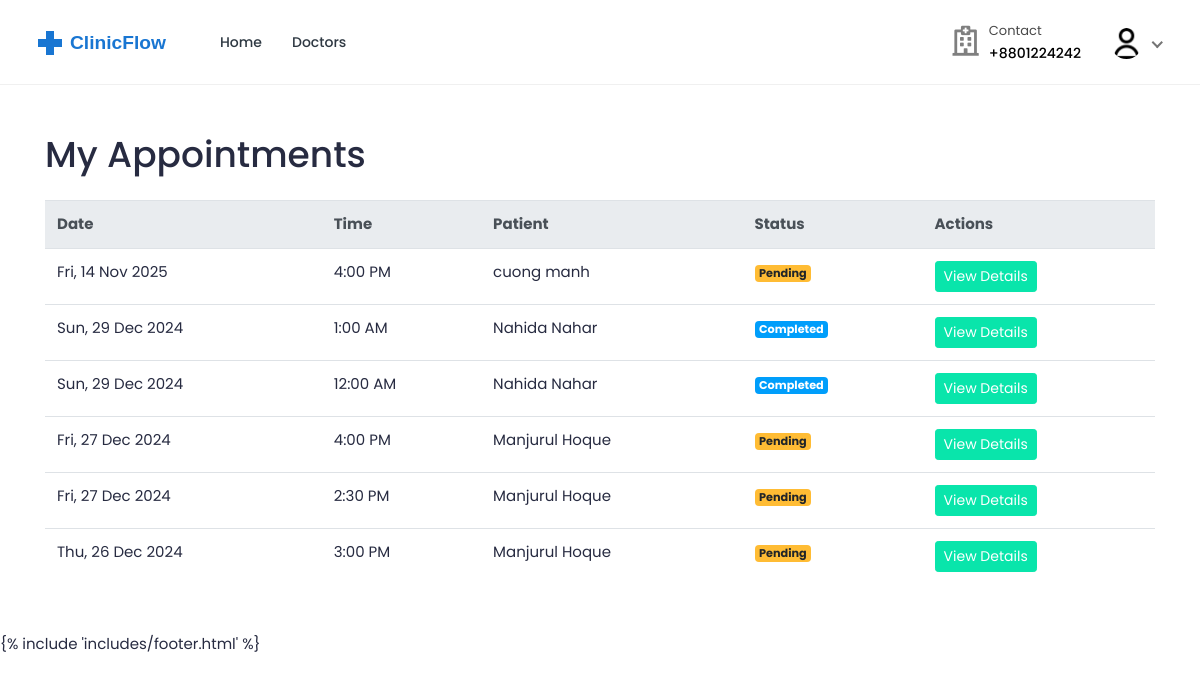
The app's page /bookings/list/ (signed in) with its own data.
### accounts/models.py (models this page shows, shortened)
class User(AbstractUser):
    class RoleChoices(models.TextChoices):
        DOCTOR = "doctor", "Doctor"
        PATIENT = "patient", "Patient"
    username = models.CharField(max_length=30, unique=True)
    role = models.CharField(
        choices=RoleChoices.choices,
        max_length=20,
        default="patient",
        error_messages={"required": "Role must be provided"},
    )
    email = models.EmailField(
        blank=True,
        error_messages={
            "unique": "A user with that email already exists.",
        },
    )
    first_name = models.CharField(max_length=150, blank=True)
    last_name = models.CharField(max_length=150, blank=True)
    registration_number = models.IntegerField(null=True, blank=True)
    USERNAME_FIELD = "username"
    REQUIRED_FIELDS = []
    objects = CustomUserManager()
    def get_full_name(self):
        full_name = "%s %s" % (self.first_name, self.last_name)
        return full_name.strip() or self.username

class Profile(models.Model):
    user = models.OneToOneField(
        User, on_delete=models.CASCADE, related_name="profile"
    )
    avatar = models.ImageField(
        default="defaults/user.png", upload_to=profile_photo_directory_path
    )
    phone = models.CharField(max_length=20, blank=True, null=True)
    dob = models.DateField(blank=True, null=True)
    about = models.TextField(blank=True, null=True)
    specialization = models.CharField(max_length=255, blank=True, null=True)
    gender = models.CharField(
        max_length=10,
        choices=[("male", "Male"), ("female", "Female"), ("other", "Other")],
        blank=True,
    )
    address = models.TextField(blank=True, null=True)
    city = models.CharField(max_length=100, blank=True)
    state = models.CharField(max_length=100, blank=True)
    postal_code = models.CharField(max_length=20, blank=True)
    country = models.CharField(max_length=100, blank=True)
    price_per_consultation = models.DecimalField(
        max_digits=10, decimal_places=2, null=True, blank=True
    )
    is_available = models.BooleanField(default=True)
    blood_group = models.CharField(
        max_length=5,
        choices=[
            ("A+", "A+"),
            ("A-", "A-"),
            ("B+", "B+"),
            ("B-", "B-"),
            ("O+", "O+"),
            ("O-", "O-"),
            ("AB+", "AB+"),
            ("AB-", "AB-"),
        ],
        blank=True,
        null=True,
    )
    allergies = models.TextField(blank=True, null=True)
    medical_conditions = models.TextField(blank=True, null=True)
    @property
    def image(self):
        return (
            self.avatar.url
            if self.avatar.storage.exists(self.avatar.name)
            else "{}defaults/user.png".format(settings.MEDIA_URL)
        )

### bookings/models.py (models this page shows, shortened)
class Booking(models.Model):
    doctor = models.ForeignKey(
        settings.AUTH_USER_MODEL,
        on_delete=models.CASCADE,
        related_name="appointments",
        limit_choices_to={"role": "doctor"},
    )
    patient = models.ForeignKey(
        settings.AUTH_USER_MODEL,
        on_delete=models.CASCADE,
        related_name="patient_appointments",
        limit_choices_to={"role": "patient"},
    )
    appointment_date = models.DateField()
    appointment_time = models.TimeField()
    booking_date = models.DateTimeField(auto_now_add=True)
    status = models.CharField(
        max_length=20,
        choices=[
            ("pending", "Pending"),
            ("confirmed", "Confirmed"),
            ("completed", "Completed"),
            ("cancelled", "Cancelled"),
            ("no_show", "No Show"),
        ],
        default="pending",
    )
    class Meta:
        ordering = ["-appointment_date", "-appointment_time"]
        unique_together = ["doctor", "appointment_date", "appointment_time"]

### bookings/views.py (the view)
class BookingListView(LoginRequiredMixin, View):
    template_name = "bookings/booking-list.html"
    def get(self, request: HttpRequest, *args, **kwargs):
        if request.user.role == User.RoleChoices.DOCTOR:
            bookings = Booking.objects.filter(doctor=request.user)
        else:
            bookings = Booking.objects.filter(patient=request.user)
        bookings = bookings.select_related(
            'doctor',
            'doctor__profile',
            'patient',
            'patient__profile'
        ).order_by('-appointment_date', '-appointment_time')
        context = {
            'bookings': bookings,
        }
        return render(request, self.template_name, context)

### accounts/managers.py (called while the page is built)
    def get(self, *args, **kwargs):
        return super().select_related("profile").get(*args, **kwargs)

### templates/bookings/booking-list.html (shortened to what this page needs)
{% extends 'base.html' %}
{% load static %}
{% block content %}
<div class="container py-5">
    <div class="row">
        <div class="col-12">
            <h1 class="mb-4">My Appointments</h1>
            {% if bookings %}
                <div class="table-responsive">
                    <table class="table table-hover">
                        <thead class="thead-light">
                            <tr>
                                <th>Date</th>
                                <th>Time</th>
                                {% if user.role == 'doctor' %}
                                    <th>Patient</th>
                                {% else %}
                                    <th>Doctor</th>
                                {% endif %}
                                <th>Status</th>
                                <th>Actions</th>
                            </tr>
                        </thead>
                        <tbody>
                            {% for booking in bookings %}
                                <tr>
                                    <td>{{ booking.appointment_date|date:"D, d M Y" }}</td>
                                    <td>{{ booking.appointment_time|time:"g:i A" }}</td>
                                    {% if user.role == 'doctor' %}
                                        <td>{{ booking.patient.get_full_name }}</td>
                                    {% else %}
                                        <td>Dr. {{ booking.doctor.get_full_name }}</td>
                                    {% endif %}
                                    <td>
                                        <span class="badge {% if booking.status == 'confirmed' %}badge-success
                                                          {% elif booking.status == 'pending' %}badge-warning
                                                          {% elif booking.status == 'completed' %}badge-info
                                                          {% elif booking.status == 'cancelled' %}badge-danger
                                                          {% else %}badge-secondary{% endif %}">
                                            {{ booking.status|title }}
                                        </span>
                                    </td>
                                    <td>
                                        <a href="{% url 'bookings:booking-invoice' booking.id %}" class="btn btn-sm btn-primary">
                                            View Details
                                        </a>
                                    </td>
                                </tr>
                            {% endfor %}
                        </tbody>
                    </table>
                </div>
            {% else %}
                <div class="alert alert-info">
                    You don't have any appointments yet.
                </div>
            {% endif %}
        </div>
    </div>
</div>
{% endblock %}

### templates/includes/navbar.html (shortened to what this page needs)
{% load static %}
<header class="header">
    <nav class="navbar navbar-expand-lg header-nav">
        <div class="navbar-header">
            <a href="{% url 'core:home' %}" class="navbar-brand logo">
                <img src="{% static 'assets/img/logo2.svg' %}" class="img-fluid" alt="Logo">
            </a>
        </div>
        <div class="main-menu-wrapper">
            <ul class="main-nav">
                <li {% if request.path == '/' %}class="active"{% endif %}>
                    <a href="{% url 'core:home' %}">Home</a>
                </li>
                <li class="has-submenu{% if request.path == '/doctors/' %} active {% endif %}">
                    <a href="{% url 'doctors:list' %}">Doctors</a>
                </li>
            </ul>
        </div>
        <ul class="nav header-navbar-rht">
            <li class="nav-item contact-item">
                <div class="header-contact-img">
                    <i class="far fa-hospital"></i>
                </div>
                <div class="header-contact-detail">
                    <p class="contact-header">Contact</p>
                    <p class="contact-info-header"> +8801224242</p>
                </div>
            </li>
            {% if not user.is_authenticated %}
                <li class="nav-item">
                    <a class="nav-link header-login" href="{% url 'accounts:login' %}">Login / Signup </a>
                </li>
            {% else %}
                <li class="nav-item dropdown has-arrow logged-item">
                    <a href="#" class="dropdown-toggle nav-link" data-toggle="dropdown">
                        <span class="user-img">
                            <img class="rounded-circle" src="{{ user.profile.image }}" width="31" alt="{{ user.username }}">
                        </span>
                    </a>
                </li>
            {% endif %}
        </ul>
    </nav>
</header>

### records on screen
User: profile.image (placeholder picture)
Booking: appointment_date "Fri, 14 Nov 2025", appointment_time "4:00 PM", patient.get_full_name "cuong manh", status "Pending"
Booking: appointment_date "Sun, 29 Dec 2024", appointment_time "1:00 AM", patient.get_full_name "Nahida Nahar", status "Completed"
Booking: appointment_date "Sun, 29 Dec 2024", appointment_time "12:00 AM", patient.get_full_name "Nahida Nahar", status "Completed"
Booking: appointment_date "Fri, 27 Dec 2024", appointment_time "4:00 PM", patient.get_full_name "Manjurul Hoque", status "Pending"
Booking: appointment_date "Fri, 27 Dec 2024", appointment_time "2:30 PM", patient.get_full_name "Manjurul Hoque", status "Pending"
Booking: appointment_date "Thu, 26 Dec 2024", appointment_time "3:00 PM", patient.get_full_name "Manjurul Hoque", status "Pending"
